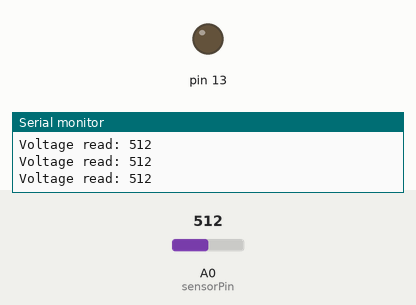
Simulated run of this sketch. Board: Arduino Uno, built with avr-gcc and run on an emulated ATmega328P. Parts: output pins drawn as LEDs (lit = HIGH), the last lines printed to the serial monitor. Inputs (shaded band) come from the test bench; at power-on: A0 (sensorPin) = 512.

Above: at 1.2 s.
1.3 s: A0 (sensorPin) set to 500
At 2.5 s:
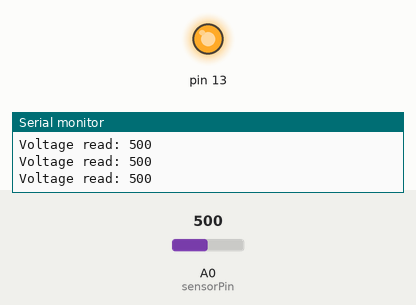
2.8 s: A0 (sensorPin) set to 511
At 4.0 s:
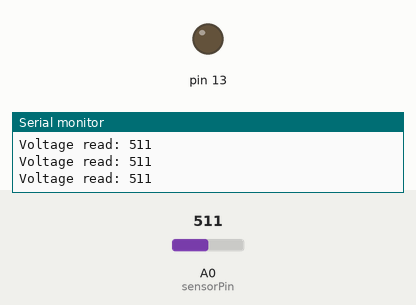
4.3 s: A0 (sensorPin) set to 306
At 5.4 s:
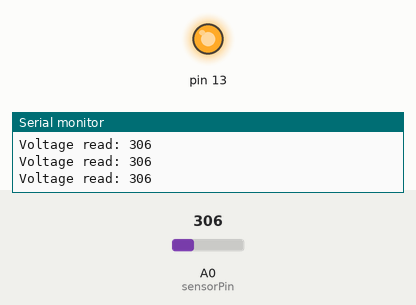
Timing chart, 0 to 7.3 s (numbered marks = the images above; inputs shaded):
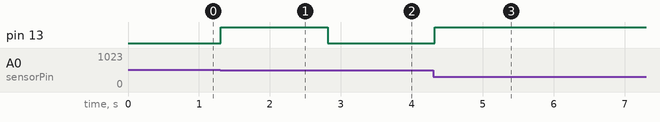

Measured:
- the behaviour switches between 510 and 509 on A0 (sensorPin) (found by bisection; images 0 and 1)
- after the input at 1.3 s, pin 13: LOW → HIGH at once
- after the input at 2.8 s, pin 13: HIGH → LOW at once
- after the input at 4.3 s, pin 13: LOW → HIGH at once

The sketch:

photoResistorDemo.ino
```cpp
int sensorPin = A0;
int sensorValue;
int brightness = 0;
void setup() {
  // put your setup code here, to run once:
  Serial.begin(9600);
  pinMode(13, OUTPUT);
}

void loop() {
  // put your main code here, to run repeatedly:
  sensorValue = analogRead(sensorPin);
  Serial.print("Voltage read: ");
  Serial.println(sensorValue);
  brightness = map(sensorValue, 1023, 0, 0, 255);
 analogWrite(13, brightness);
 delay(100);
}
```
